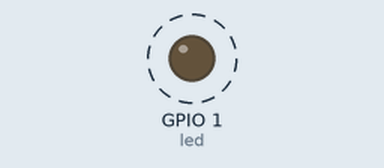
Simulated run of this program. Board: ESP32 board running MicroPython. Parts: output pins drawn as LEDs (lit = HIGH). Dashed ring = blinking.

Above: at 0.2 s.
Timing chart, 0 to 3.0 s (numbered marks = the images above):
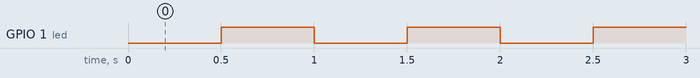

The program:

main.py
```python
"""
 ******************************************************************************
 * @file     main.py
 * @author   team()
 * @version  V1.0
 * @date     2023-12-01
 * @brief    LED experiment
 * @license  Copyright (c) 2020-2032,
 ******************************************************************************

 * Experiment purpose: How to light up one LED

 * Hardware resources and pin allocation:
 * 1, LED --> ESP32S3 IO
 *    LED --> IO1

 * Experiment phenomenon
 * 1, The LED flashes every 500 ms.

 * Things to note
 * none

 ******************************************************************************

 ******************************************************************************
"""

from machine import Pin
import time

"""
 * @brief program entry
 * @param none
 * @retval None
"""
if  __name__ == '__main__':

    # Initialize the LED and output high level
    led = Pin(1,Pin.OUT,value = 1)

    while True:

        led.value(0)                    # Set GPIO1 output low level
        time.sleep_ms(500)              # Delay 500 ms
        led.value(1)                    # Set GPIO1 output high level
        time.sleep_ms(500)              # Delay 500 ms
```

Measured:
- by itself, GPIO 1 (led): alternates HIGH for 0.50 s and LOW for 0.50 s
